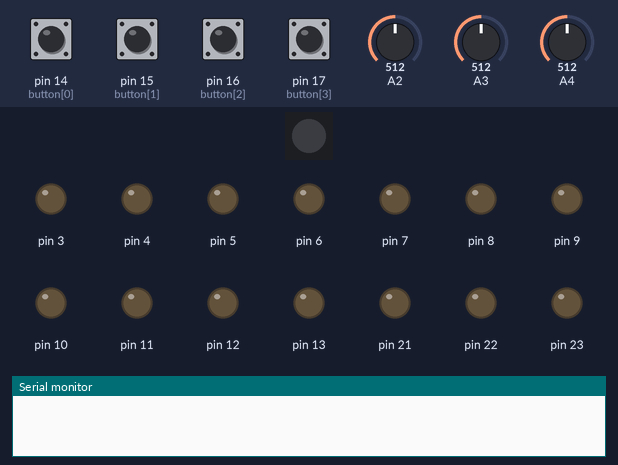
A sketch run on a simulated Arduino Mega 2560, built with avr-gcc and run on an emulated ATmega2560. Parts: 1 RGB LEDs in strip order, left to right, output pins drawn as LEDs (lit = HIGH), the last lines printed to the serial monitor. The test bench sets the inputs (shaded band); at power-on: pin 14 (button[0]), pin 15 (button[1]), pin 16 (button[2]), pin 17 (button[3]) LOW, A2 = 512, A3 = 512, A4 = 512. Dim RGB values are drawn brighter than linear.

Above: at 1.2 s.
1.3 s: A2 set to 716
At 2.0 s:
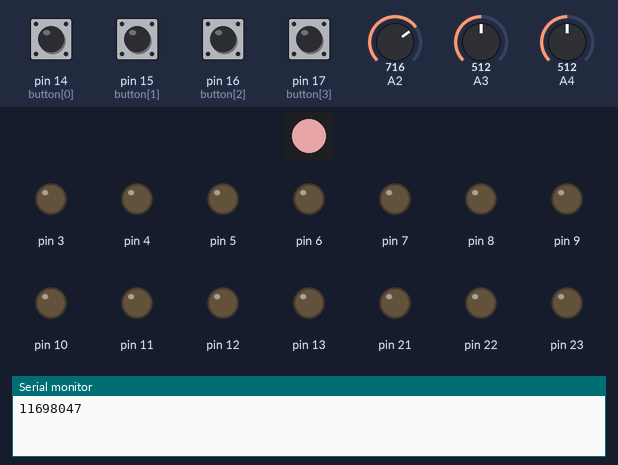
2.8 s: A3 set to 554
At 3.1 s:
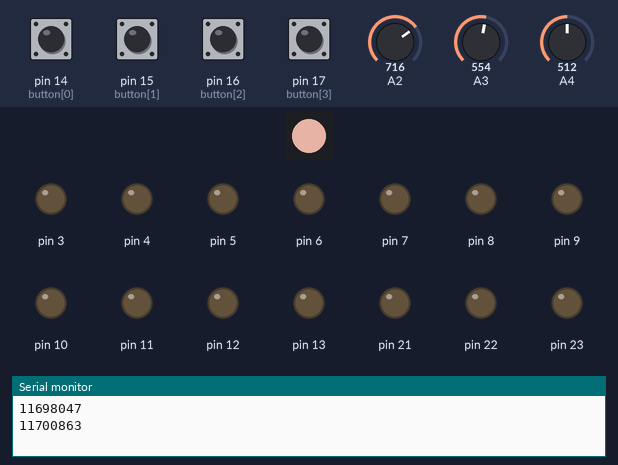
4.3 s: A4 set to 716
At 5.5 s:
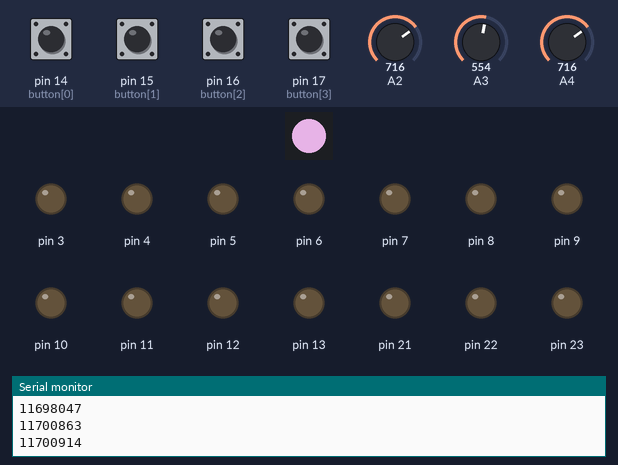
5.8 s: A3 set to 511
At 6.6 s:
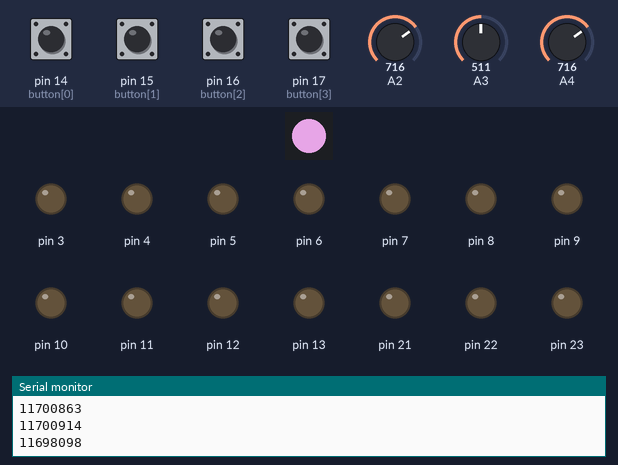
7.3 s: A2 set to 544
At 7.8 s:
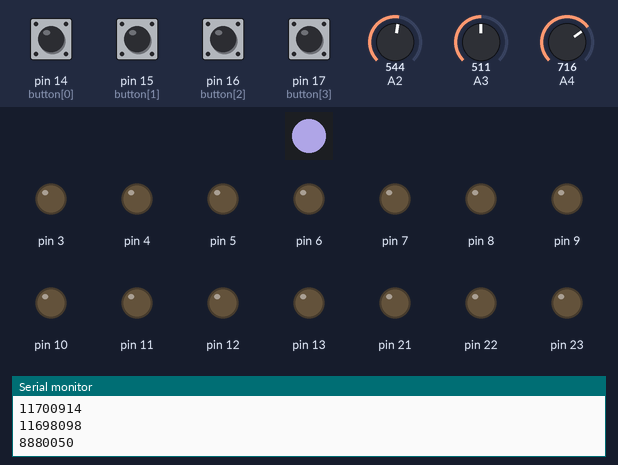
8.8 s: A2 set to 522
At 19.25 s:
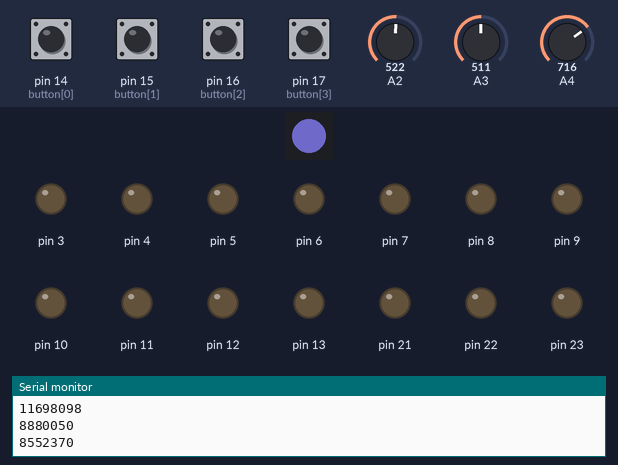
Timing chart, 0 to 20.9 s (numbered marks = the images above; inputs shaded):
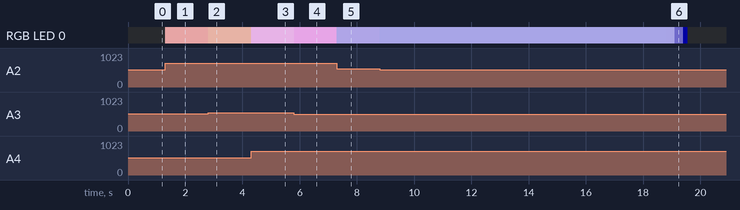

Measured:
- after the input at 1.3 s, RGB LED 0: off → RGB(178, 127, 127) at once
- after the input at 2.8 s, RGB LED 0: RGB(178, 127, 127) → RGB(178, 138, 127) at once
- after the input at 4.3 s, RGB LED 0: RGB(178, 138, 127) → RGB(178, 138, 178) at once
- after the input at 5.8 s, RGB LED 0: RGB(178, 138, 178) → RGB(178, 127, 178) at once
- after the input at 7.3 s, RGB LED 0: RGB(178, 127, 178) → RGB(135, 127, 178) at once

The sketch:

ColorwallController.ino
```cpp
/********************************************
Control unit for couch LEDs
Pins assigned for Teensy 3.x board

pin 0 = RX on XBee
pin 1 = TX on XBee
pin 2 = NeoPixel data (single pixel)
pin 14 = button, red
pin 15 = button, green
pin 16 = button, blue
pin 17 = button, white
pin 18 = knob, red (potentiometer)
pin 19 = knob, green
pin 20 = knob, blue
********************************************/

#include <Adafruit_NeoPixel.h>
#define PIN 2

uint32_t ledOn = 10000; // time that local led stays on after last activity
uint16_t highPot = 1023; // lower from 1023 until max scaled result is 255
uint8_t whiteAdd = 125; // amount to boost color if combined with white button

uint8_t button[] = {14, 15, 16, 17};
uint8_t pot[] = {18, 19, 20};
uint16_t lastPot[3];
uint8_t bPixel[4];
bool lastButton[] = {LOW, LOW, LOW, LOW};
bool currentButton[] = {LOW, LOW, LOW, LOW};

uint32_t currentMillis = 0;
uint32_t prevMillis = 0;
bool trigger = false;
uint32_t warmWhite;
uint32_t fullColor;

Adafruit_NeoPixel strip = Adafruit_NeoPixel(1, PIN, NEO_GRB + NEO_KHZ800);

void setup() {
  currentMillis = millis();
  prevMillis = currentMillis;

// unused pins on Teensy set to OUTPUT to save power
  for (int i=3; i < 14; i++) {
    pinMode(i, OUTPUT);
  }
  for (int i=21; i < 24; i++) {
    pinMode(i, OUTPUT);
  }

  for (int p = 0; p < 3; p++){
    lastPot[p] = analogRead(pot[p]);
  }
  warmWhite = strip.Color(255, 110, 10);
  fullColor = warmWhite;

  Serial1.begin(9600);
  Serial.begin(9600); //for testing
  strip.begin();
  strip.show();
}

void loop() {
  currentMillis = millis();

// check knobs, set color if any changed
  for (int p = 0; p < 3; p++){
    if (analogRead(pot[p]) != lastPot[p]) {
      int potZero = map(analogRead(pot[0]), 0, highPot, 0, 255);
      int potOne = map(analogRead(pot[1]), 0, highPot, 0, 255);
      int potTwo = map(analogRead(pot[2]), 0, highPot, 0, 255);
      potZero = constrain(potZero, 0, 255);
      potOne = constrain(potOne, 0, 255);
      potTwo = constrain(potTwo, 0, 255);
      fullColor = strip.Color(potZero, potOne, potTwo);
      setPx();
      lastPot[p] = analogRead(pot[p]);
    }
  }

// check buttons
  for (int b = 0; b < 4; b++){
    currentButton[b] = debounce(lastButton[b], button[b]);
    if (lastButton[b] == LOW && currentButton[b] == HIGH) {
      trigger = true;
    }
    lastButton[b] = currentButton[b];
  }

// set color if any buttons were pressed
  if (trigger == true){
    bool bColor = false;
    for (int b = 0; b < 3; b++){
      if (digitalRead(button[b]) == HIGH){
        bPixel[b] = 255;
        bColor = true;
      }
      else {
        bPixel[b] = 0;
      }
    }

    if (digitalRead(button[3]) == HIGH && bColor == true){
      for (int b = 0; b < 3; b++){
        bPixel[b] = constrain((bPixel[b] + whiteAdd), 0, 255);
      }
    }
    else if (digitalRead(button[3]) == HIGH && bColor == false){
      for (int b = 0; b < 3; b++){
        bPixel[b] = 255;
      }
    }

    fullColor = strip.Color(bPixel[0], bPixel[1], bPixel[2]);
    setPx;
    trigger = false;
  }

// fade out local LED if inactive
  if (currentMillis - prevMillis > ledOn) {
    for (int b=255; b>0; b--){
      strip.setBrightness(b);
      strip.show();
      delay(4);
    }
    strip.setPixelColor(0, 0, 0, 0);
    strip.setBrightness(255);
    strip.show();
  }
}


boolean debounce(boolean last, byte btn){
  boolean current = digitalRead(btn);
  if (last != current)
  {
    delay(5);
    current = digitalRead(btn);
  }
  return current;
}

void setPx(){
  strip.setPixelColor(0, fullColor);
  strip.show();
  Serial1.print(fullColor);
  Serial.println(fullColor); //testing
  prevMillis = currentMillis;
}
```
